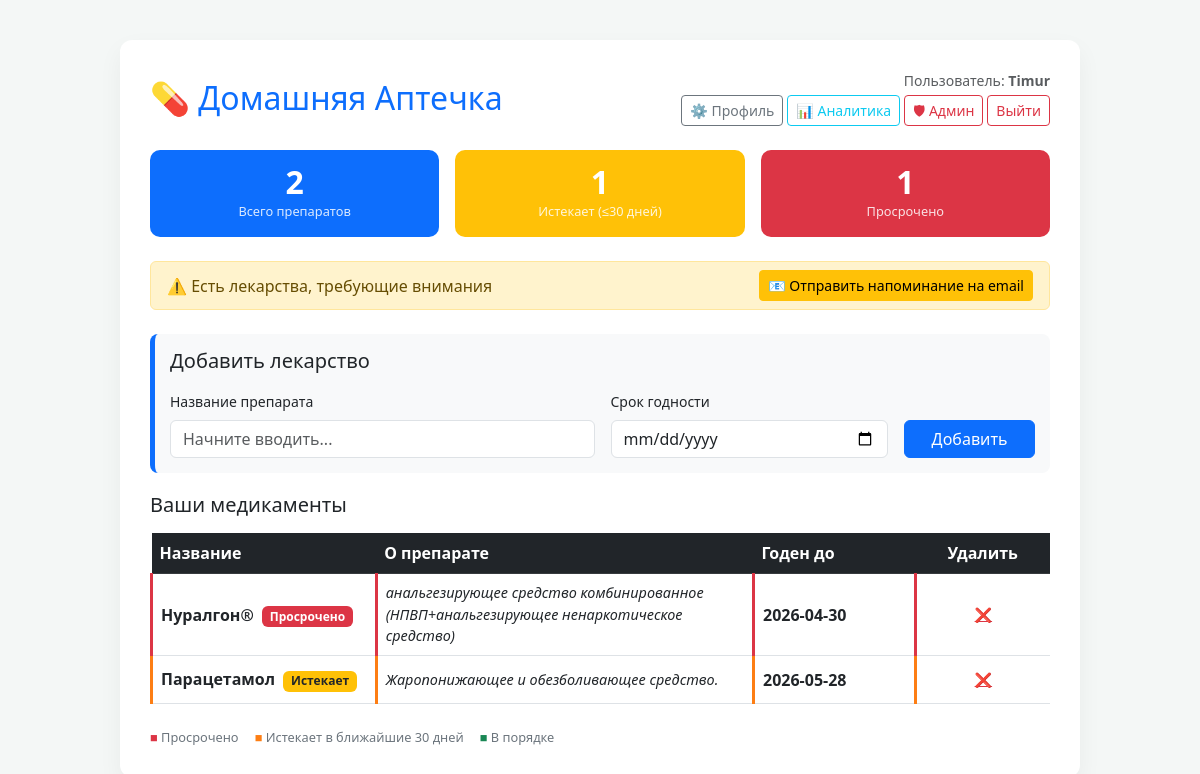
The app's page / (signed in) with its own data.
### app.py (models this page shows)
class User(UserMixin, db.Model):
    id = db.Column(db.Integer, primary_key=True)
    username = db.Column(db.String(50), unique=True, nullable=False)
    password = db.Column(db.String(100), nullable=False)
    email = db.Column(db.String(120), nullable=True)
    birth_date = db.Column(db.Date, nullable=True)
    gender = db.Column(db.String(1), nullable=True)  # 'M' or 'F'
    is_admin = db.Column(db.Boolean, default=False, nullable=False)
    meds = db.relationship('Medication', backref='owner', lazy=True)
    sessions = db.relationship('UserSession', backref='user', lazy=True)

class Medication(db.Model):
    id = db.Column(db.Integer, primary_key=True)
    name = db.Column(db.String(100), nullable=False)
    description = db.Column(db.Text)
    expiry_date = db.Column(db.String(10), nullable=False)
    user_id = db.Column(db.Integer, db.ForeignKey('user.id'), nullable=False)

### app.py (the view)
@app.route('/')
@login_required
def index():
    meds = sorted(current_user.meds, key=lambda m: m.expiry_date)
    stats = get_med_stats(meds)
    meds_with_status = [(med, get_expiry_status(med.expiry_date)) for med in meds]
    return render_template('index.html',
                           meds_with_status=meds_with_status,
                           stats=stats,
                           warning_days=EXPIRY_WARNING_DAYS)

### app.py (called while the page is built)
@login_manager.user_loader
def load_user(user_id):
    return User.query.get(int(user_id))

def _get_or_create_session():
    token = session.get('session_token')
    if not token:
        return None
    return UserSession.query.filter_by(session_token=token, logout_time=None).first()

def _log_page_view(page):
    us = _get_or_create_session()
    if us is None:
        return
    pv = PageView(session_id=us.id, user_id=us.user_id, page=page, method=request.method)
    db.session.add(pv)
    us.page_views += 1
    db.session.commit()

@app.after_request
def track_page(response):
    if request.method == 'GET' and response.status_code == 200:
        path = request.path
        if not path.startswith('/static') and path != '/search_meds':
            if current_user.is_authenticated:
                _log_page_view(path)
    return response

def get_expiry_status(expiry_str):
    try:
        expiry = datetime.strptime(expiry_str, '%Y-%m-%d').date()
        today = date.today()
        if expiry < today:
            return 'expired'
        elif expiry <= today + timedelta(days=EXPIRY_WARNING_DAYS):
            return 'warning'
        return 'ok'
    except Exception:
        return 'ok'

def get_med_stats(meds):
    total = len(meds)
    expired = 0
    expiring_soon = 0
    for med in meds:
        status = get_expiry_status(med.expiry_date)
        if status == 'expired':
            expired += 1
        elif status == 'warning':
            expiring_soon += 1
    return {'total': total, 'expired': expired, 'expiring_soon': expiring_soon}

### templates/index.html (shortened to what this page needs)
<!DOCTYPE html>
<html lang="ru">
<head>
    <link href="https://cdn.jsdelivr.net/npm/bootstrap@5.3.0/dist/css/bootstrap.min.css" rel="stylesheet">
</head>
<body>
<div class="container main-container">
    <div class="d-flex justify-content-between align-items-center mb-4">
        <h2 class="text-primary mb-0">💊 Домашняя Аптечка</h2>
        <div class="text-end">
            <small class="text-muted d-block">Пользователь: <b>{{ current_user.username }}</b></small>
            <div class="mt-1 d-flex gap-1 justify-content-end">
                <a href="{{ url_for('profile') }}" class="btn btn-sm btn-outline-secondary">⚙️ Профиль</a>
                <a href="{{ url_for('analytics') }}" class="btn btn-sm btn-outline-info">📊 Аналитика</a>
                {% if current_user.is_admin %}
                <a href="{{ url_for('admin_analytics') }}" class="btn btn-sm btn-outline-danger">🛡 Админ</a>
                {% endif %}
                <a href="{{ url_for('logout') }}" class="btn btn-sm btn-outline-danger">Выйти</a>
            </div>
        </div>
    </div>
    <div class="row g-3 mb-4">
        <div class="col-4">
            <div class="stat-card bg-primary text-white">
                <div class="stat-num">{{ stats.total }}</div>
                <div class="stat-label">Всего препаратов</div>
            </div>
        </div>
        <div class="col-4">
            <div class="stat-card bg-warning text-white">
                <div class="stat-num">{{ stats.expiring_soon }}</div>
                <div class="stat-label">Истекает (≤{{ warning_days }} дней)</div>
            </div>
        </div>
        <div class="col-4">
            <div class="stat-card bg-danger text-white">
                <div class="stat-num">{{ stats.expired }}</div>
                <div class="stat-label">Просрочено</div>
            </div>
        </div>
    </div>
    {% if stats.expired > 0 or stats.expiring_soon > 0 %}
    <div class="alert alert-warning d-flex justify-content-between align-items-center py-2 mb-4">
        <span>⚠️ Есть лекарства, требующие внимания</span>
        <a href="{{ url_for('send_notification') }}" class="btn btn-sm btn-warning">
            📧 Отправить напоминание на email
        </a>
    </div>
    {% endif %}
    <div class="add-card">
        <h5 class="mb-3">Добавить лекарство</h5>
        <form action="/add" method="POST" class="row g-3">
            <div class="col-md-6">
                <label class="form-label small">Название препарата</label>
                <input type="text" name="name" id="med-input" class="form-control"
                       placeholder="Начните вводить..." list="med-suggestions" required autocomplete="off">
            </div>
            <div class="col-md-4">
                <label class="form-label small">Срок годности</label>
                <input type="date" name="expiry" class="form-control" required>
            </div>
            <div class="col-md-2 d-flex align-items-end">
                <button type="submit" class="btn btn-primary w-100">Добавить</button>
            </div>
        </form>
    </div>
    <h5 class="mb-3">Ваши медикаменты</h5>
    <div class="table-responsive">
        <table class="table table-hover align-middle">
            <thead class="table-dark">
                <tr>
                    <th style="width: 25%;">Название</th>
                    <th style="width: 42%;">О препарате</th>
                    <th style="width: 18%;">Годен до</th>
                    <th style="width: 15%;" class="text-center">Удалить</th>
                </tr>
            </thead>
            <tbody>
                {% for med, status in meds_with_status %}
                <tr class="status-{{ status }}">
                    <td>
                        <strong>{{ med.name }}</strong>
                        {% if status == 'expired' %}
                            <span class="badge bg-danger ms-1">Просрочено</span>
                        {% elif status == 'warning' %}
                            <span class="badge bg-warning text-dark ms-1">Истекает</span>
                        {% endif %}
                    </td>
                    <td class="description-text">{{ med.description }}</td>
                    <td class="expiry-{{ status }}">{{ med.expiry_date }}</td>
                    <td class="text-center">
                        <a href="/delete/{{ med.id }}" class="btn btn-sm btn-link text-danger">❌</a>
                    </td>
                </tr>
                {% else %}
                <tr>
                    <td colspan="4" class="text-center py-4 text-muted">В аптечке пока пусто. Добавьте ваше первое лекарство!</td>
                </tr>
                {% endfor %}
            </tbody>
        </table>
    </div>
    {% if stats.total > 0 %}
    <div class="d-flex gap-3 mt-2" style="font-size:0.8rem; color:#6c757d;">
        <span><span style="color:#dc3545">■</span> Просрочено</span>
        <span><span style="color:#fd7e14">■</span> Истекает в ближайшие {{ warning_days }} дней</span>
        <span><span style="color:#198754">■</span> В порядке</span>
    </div>
    {% endif %}
</div>
</body>
</html>

### templates/index.html (style rules this page uses)
body { background-color: #f4f7f6; font-family: 'Segoe UI', Tahoma, Geneva, Verdana, sans-serif; }
.main-container { max-width: 960px; margin: 40px auto; background: white; padding: 30px; border-radius: 12px; box-shadow: 0 10px 25px rgba(0,0,0,0.05); }
.add-card { border-left: 5px solid #0d6efd; background: #f8f9fa; padding: 15px; border-radius: 8px; margin-bottom: 20px; }
.description-text { font-size: 0.9rem; color: #6c757d; font-style: italic; }
tr.status-expired { background-color: #fff5f5; }
tr.status-expired td { border-left: 3px solid #dc3545; }
tr.status-warning { background-color: #fffbf0; }
tr.status-warning td { border-left: 3px solid #fd7e14; }
.expiry-expired { font-weight: bold; color: #dc3545; }
.expiry-warning { font-weight: bold; color: #fd7e14; }
.stat-card { border-radius: 10px; padding: 16px 20px; text-align: center; }
.stat-card .stat-num { font-size: 2rem; font-weight: 700; line-height: 1; }
.stat-card .stat-label { font-size: 0.8rem; margin-top: 4px; opacity: 0.85; }

### records on screen
User: username "Timur"
Medication: name "Нуралгон®", shows "Просрочено", description "анальгезирующее средство комбинированное (НПВП+анальгезирующее ненаркотическое средство)", expiry_date "2026-04-30"
Medication: name "Парацетамол", shows "Истекает", description "Жаропонижающее и обезболивающее средство.", expiry_date "2026-05-28"

### other values on screen
{{ stats.total }} "2"
{{ stats.expiring_soon }} "1"
{{ warning_days }} "30"
{{ stats.expired }} "1"
